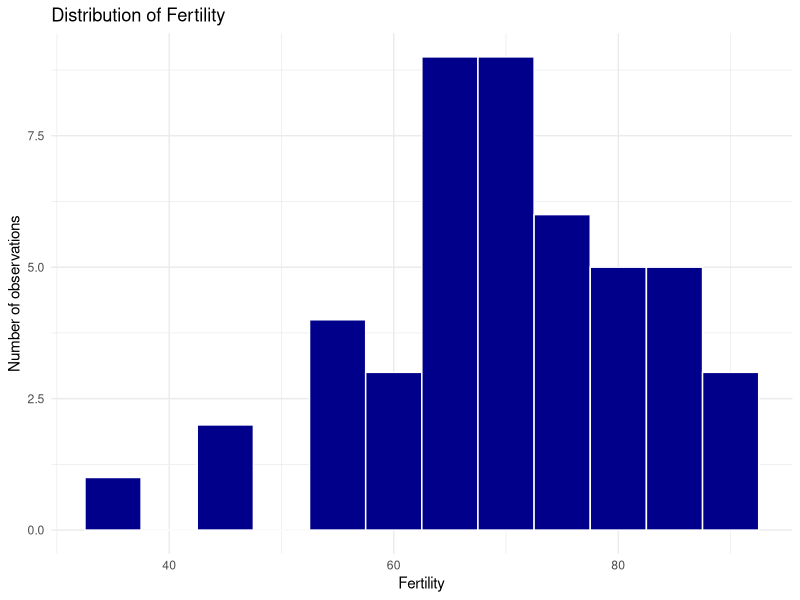
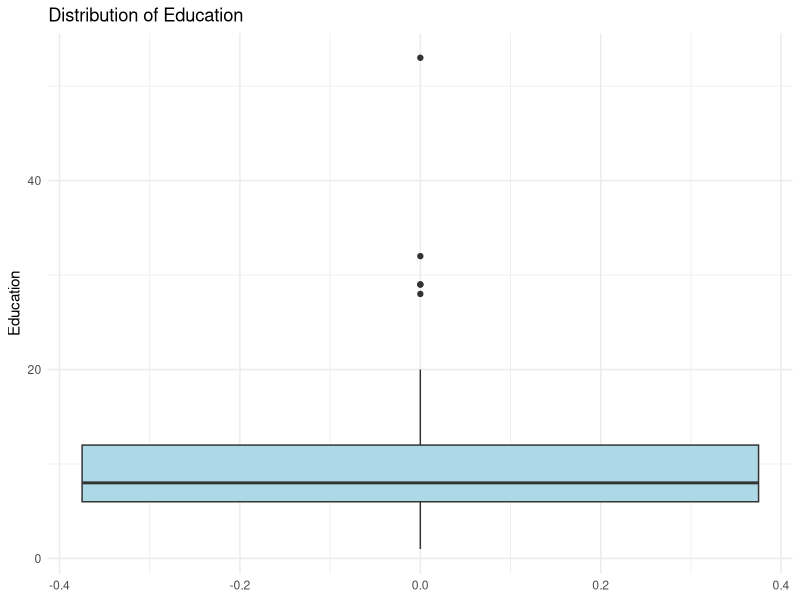
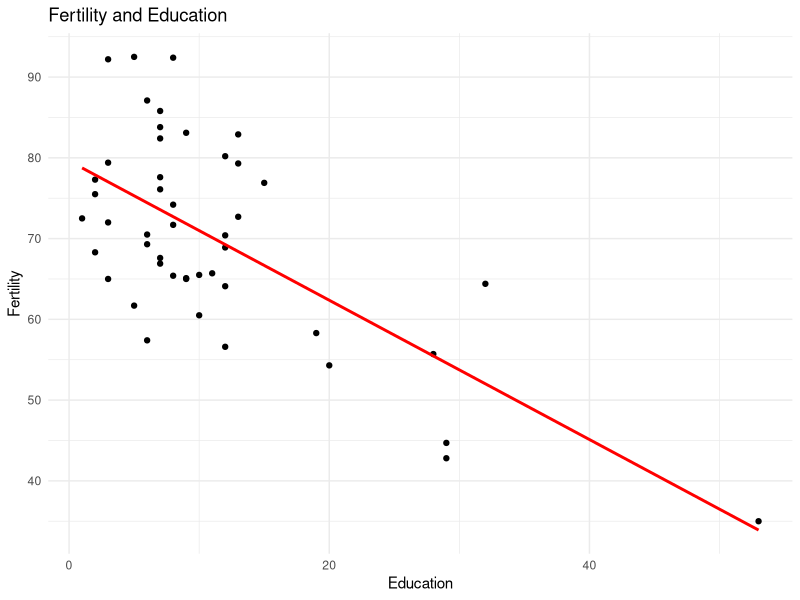
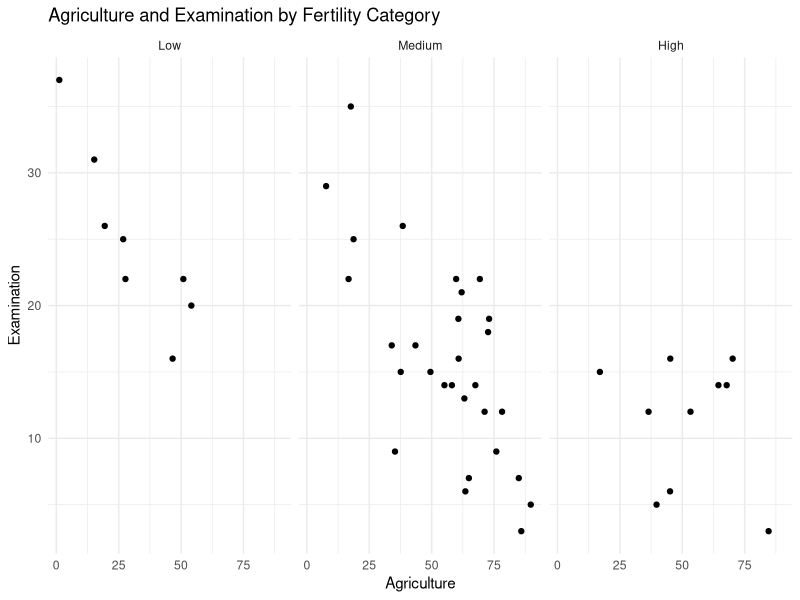

These charts were generated, in order, by the following R code:
## ---- chunk 1
knitr::opts_chunk$set(echo = TRUE, message = FALSE, warning = FALSE)
library(dplyr)
library(ggplot2)
## ---- chunk 2
print("Hello world")
## ---- chunk 3
my_sum <- function(x) {
  total_sum <- 0

  for (value in x) {
    total_sum <- total_sum + value
  }

  return(total_sum)
}

numeric_vector <- c(1, 5, 4, 3)
my_sum(numeric_vector)
sum(numeric_vector)
## ---- chunk 4
my_sum <- function(x) {
  if (!is.numeric(x)) {
    warning("The input is not numeric; attempting to convert it.")
    x <- suppressWarnings(as.numeric(x))
  }

  if (anyNA(x)) {
    stop("The input contains values that cannot be converted to numbers.")
  }

  total_sum <- 0

  for (value in x) {
    total_sum <- total_sum + value
  }

  return(total_sum)
}

numbers2 <- c("1", "2", "3")
my_sum(numbers2)
## ---- chunk 5
my_sd <- function(x) {
  if (!is.numeric(x)) {
    stop("x must be numeric.")
  }

  n <- length(x)
  if (n < 2) {
    stop("x must contain at least two values.")
  }

  x_bar <- mean(x)
  squared_deviations <- (x - x_bar)^2
  sqrt(sum(squared_deviations) / (n - 1))
}

my_sd(numeric_vector)
sd(numeric_vector)
## ---- chunk 6
my_se <- function(x) {
  my_sd(x) / sqrt(length(x))
}

my_se(numeric_vector)
sd(numeric_vector) / sqrt(length(numeric_vector))
## ---- chunk 7
my_t_test <- function(x, mu_0) {
  (mean(x) - mu_0) / my_se(x)
}

my_t_test(numeric_vector, mu_0 = 3)
unname(t.test(numeric_vector, mu = 3)$statistic)
## ---- chunk 8
fibonacci_sequence <- numeric(30)
fibonacci_sequence[1] <- 0
fibonacci_sequence[2] <- 1

for (i in 3:30) {
  fibonacci_sequence[i] <-
    fibonacci_sequence[i - 1] + fibonacci_sequence[i - 2]
}

fibonacci_sequence
## ---- chunk 9
sum_multiples_3_or_5 <- function(N) {
  if (length(N) != 1 || !is.numeric(N) || is.na(N) || N < 1) {
    stop("N must be one positive number.")
  }

  total <- 0

  for (i in seq_len(floor(N))) {
    if (i %% 3 == 0 || i %% 5 == 0) {
      total <- total + i
    }
  }

  return(total)
}

sum_multiples_3_or_5(100)
## ---- chunk 10
is_prime <- function(x) {
  if (x < 2) {
    return(FALSE)
  }

  largest_possible_divisor <- floor(sqrt(x))

  if (largest_possible_divisor < 2) {
    return(TRUE)
  }

  !any(x %% seq.int(2, largest_possible_divisor) == 0)
}

sum_primes_up_to <- function(N) {
  if (length(N) != 1 || !is.numeric(N) || is.na(N) || N < 1) {
    stop("N must be one positive number.")
  }

  candidates <- seq_len(floor(N))
  prime_numbers <- candidates[
    vapply(candidates, is_prime, logical(1))
  ]

  sum(prime_numbers)
}

sum_primes_up_to(100)
## ---- chunk 11
data(swiss)

swiss_data <- swiss |>
  mutate(
    UrbanizationRate = 100 - Agriculture,
    FertilityCategory = case_when(
      Fertility <= 60 ~ "Low",
      Fertility > 60 & Fertility <= 80 ~ "Medium",
      Fertility > 80 & Fertility <= 100 ~ "High",
      TRUE ~ NA_character_
    ),
    FertilityCategory = factor(
      FertilityCategory,
      levels = c("Low", "Medium", "High")
    )
  )

head(swiss_data)
## ---- chunk 12
swiss_data |>
  filter(Fertility > 70) |>
  arrange(desc(Education))
## ---- chunk 13
swiss_data |>
  group_by(FertilityCategory) |>
  summarize(
    AverageEducation = mean(Education, na.rm = TRUE),
    .groups = "drop"
  )
## ---- chunk 14
swiss_data |>
  slice_max(Fertility, n = 3, with_ties = FALSE) |>
  select(Fertility, Education)
## ---- chunk 15
swiss_data |>
  mutate(EducationToFertilityRatio = Education / Fertility) |>
  filter(between(EducationToFertilityRatio, 0.1, 0.2))
## ---- chunk 16
swiss_stats <- swiss_data |>
  group_by(FertilityCategory) |>
  summarize(
    MedianFertility = median(Fertility, na.rm = TRUE),
    StandardDeviationEducation = sd(Education, na.rm = TRUE),
    .groups = "drop"
  )

swiss_stats
## ---- chunk 17
swiss_data |>
  summarize(
    DistinctEducation = n_distinct(Education),
    DistinctFertilityCategory = n_distinct(FertilityCategory)
  )
## ---- chunk 18
data(swiss)
swiss_data <- swiss
## ---- chunk 19
tail(swiss_data, 3)
## ---- chunk 20
summary(swiss_data)
## ---- chunk 21
swiss_data$UrbanizationRate <- 100 - swiss_data$Agriculture

swiss_data$FertilityCategory <- cut(
  swiss_data$Fertility,
  breaks = c(0, 60, 80, 100),
  labels = c("Low", "Medium", "High"),
  include.lowest = TRUE
)

head(swiss_data)
## ---- chunk 22
ggplot(swiss_data, aes(x = Fertility)) +
  geom_histogram(binwidth = 5, fill = "darkblue", color = "white") +
  labs(title = "Distribution of Fertility",
       x = "Fertility", y = "Number of observations") +
  theme_minimal()
## ---- chunk 23
ggplot(swiss_data, aes(y = Education)) +
  geom_boxplot(fill = "lightblue") +
  labs(title = "Distribution of Education", y = "Education") +
  theme_minimal()
## ---- chunk 24
ggplot(swiss_data, aes(x = Education, y = Fertility)) +
  geom_point() +
  geom_smooth(method = "lm", se = FALSE, color = "red") +
  labs(title = "Fertility and Education",
       x = "Education", y = "Fertility") +
  theme_minimal()
## ---- chunk 25
ggplot(swiss_data, aes(x = Agriculture, y = Examination)) +
  geom_point() +
  facet_wrap(~ FertilityCategory) +
  labs(title = "Agriculture and Examination by Fertility Category",
       x = "Agriculture", y = "Examination") +
  theme_minimal()
